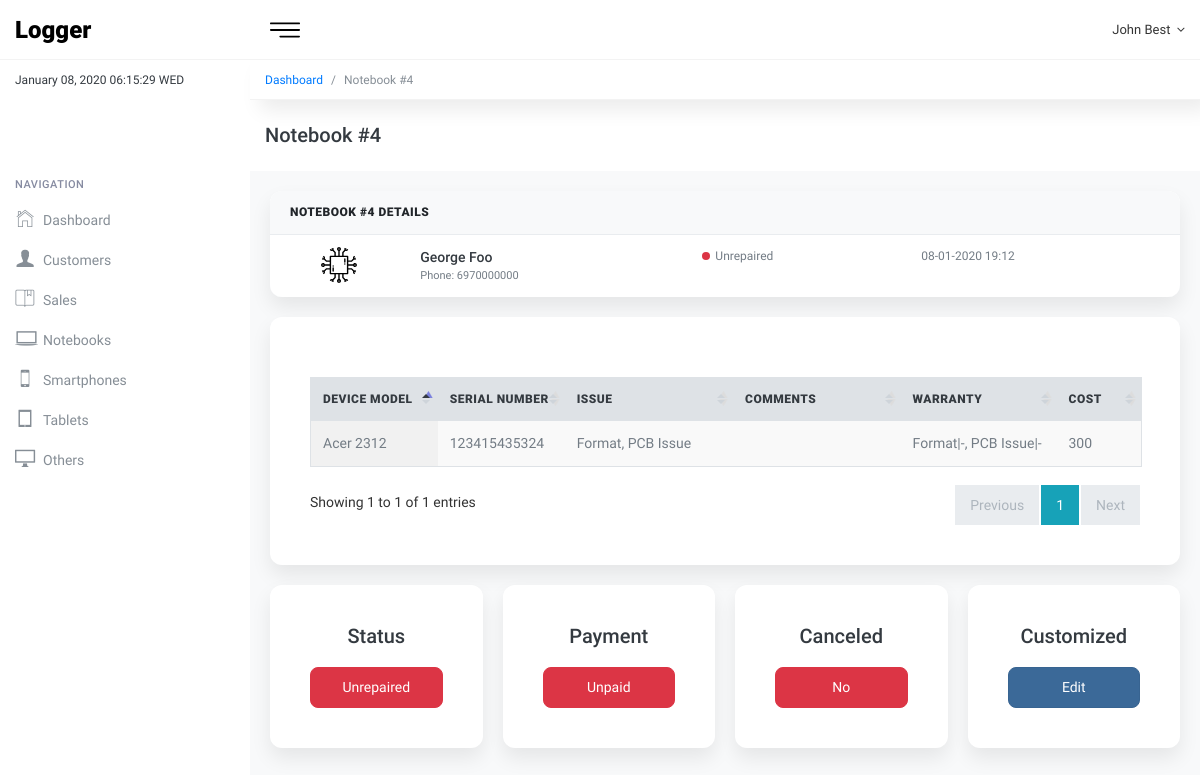
The page /logger/Notebook/4/ (signed in) on the database its author committed.
### logger/models.py (models this page shows, shortened)
class User(AbstractUser):
    is_staff = models.BooleanField(default=False)
    is_customer = models.BooleanField(default=False)
    def __str__(self):
        return str(self.username)

class Customer(models.Model):
    account = models.OneToOneField(User, null = True, on_delete=models.CASCADE)
    first_name = models.CharField(max_length=30, null=True)
    last_name = models.CharField(max_length=30, null=True)
    e_mail = models.EmailField(null=True)
    created_at = models.DateTimeField(auto_now_add=True)
    type = (('B2B', 'B2B'), ('Retail', 'Retail'),)
    customer_type = models.CharField(max_length=15, choices=type, null=True)
    telephone = models.CharField(max_length=10, null=True)
    vat_id = models.CharField(max_length=30, null=True)
    address = models.CharField(max_length=20,null=True)
    balance = models.PositiveIntegerField(default=0, null=True)

class Product(models.Model):
    customer = models.ForeignKey(Customer,related_name='products',on_delete=models.CASCADE)
    created_at = models.DateTimeField(auto_now_add=True)
    type = (('Notebook', 'Notebook'), ('Smartphone', 'Smartphone'),('Tablet', 'Tablet'),('Other', 'Other'),)
    product_type =  models.CharField(max_length=20, choices=type, null=True)
    device_model = models.CharField(max_length=40, null=True)
    serial_number = models.CharField(max_length=40,null=True)
    issue = models.ManyToManyField(Repair)
    damage_description = models.CharField(max_length=100,null=True)
    comment = models.CharField(max_length=100,null=True)
    cost = models.PositiveIntegerField(default=0, null=True)
    repaired = models.BooleanField(default=False)
    payed = models.BooleanField(default=False)
    canceled = models.BooleanField(default=False)
    def Repairs(self):
        return ', '.join([ (repair.name) for repair in self.issue.all() ])
    def Warranty(self):
        return ', '.join([ str(repair.name)+'|'+str(repair.warranty) for repair in self.issue.all() ])

class Repair(models.Model):
    name = models.CharField(max_length=40, null=True)
    warranty = models.CharField(max_length=20, null=True)

### logger/views.py (the view)
# urls.py: path('<slug:type>/<int:pk>/',views.ProductDetailView.as_view(), name='product-detail'),
@method_decorator(login_required,name='dispatch')
class ProductDetailView(DetailView):
    template_name = 'logger/object_detail.html'
    def get_queryset(self):
        user = User.objects.get(username=self.request.user)
        customer = Customer.objects.get(account=user)
        return Product.objects.filter(id=self.kwargs['pk'],product_type=self.kwargs['type'])
    def get_context_data(self, **kwargs):
        context = super().get_context_data(**kwargs)
        context['type'] = self.kwargs['type']
        return context

### logger/templates/logger/object_detail.html (shortened to what this page needs)
{% extends 'logger/base.html' %}
{%block body %}
   {% load static %}
    <div class="kt-breadcrumb">
      <nav class="breadcrumb">
        <a class="breadcrumb-item" href="index.html">Dashboard</a>
        <span class="breadcrumb-item active">{{type}} #{{object.id}}</span>
      </nav>
    </div>
    <div class="kt-mainpanel">
      <div class="kt-pagetitle">
        <h5>{{type}} #{{object.id}}</h5>
      </div>
      <div class="kt-pagebody">
        <div class="row row-sm">
            <div class="col-lg-12">
              <div class="card bd-gray-300">
                <div class="card-header bg-gray-100 pd-y-15 pd-x-20">
                  <h6 class="card-title tx-uppercase tx-12 mg-b-0">{{type}} #{{object.id}} Details</h6>
                </div>
                <div class="table-responsive">
                  <table class="table table-white mg-b-0 tx-12">
                    <tbody>
                      <tr>
                        <td class="pd-l-20 tx-center">
                          <img src="{% static 'logger/img/conn.svg' %}" class="wd-36 rounded-circle" alt="Image">
                        </td>
                        <td>
                          <a href="" class="tx-inverse tx-14 tx-medium d-block">{{object.customer.first_name}} {{object.customer.last_name}}</a>
                          <span class="tx-11 d-block">Phone: {{object.customer.telephone}}</span>
                        </td>
                        <td class="tx-12">
                          {% if object.repaired is False %}
                          <span class="square-8 bg-danger mg-r-5 rounded-circle"></span>Unrepaired
                          {% endif %}
                        </td>
                        <td>{{object.created_at|date:"d-m-Y H:i"}}</td>
                      </tr>
                    </tbody>
                  </table>
                </div>
              </div>
            </div>
          </div>
          <div class="row row-sm mg-t-20">
              <div class="col-lg-12">
                <div class="card pd-20 pd-sm-40">
                  <div class="table-wrapper mg-t-20">
                    <table id="{{type}}" class="table display responsive nowrap">
                      <thead>
                        <tr>
                          <th class="wd-15p">Device Model</th>
                          <th class="wd-15p">Serial Number</th>
                          <th class="wd-20p">Issue</th>
                          <th class="wd-20p">Comments</th>
                          <th class="wd-15p">Warranty</th>
                          <th class="wd-10p">Cost</th>
                        </tr>
                      </thead>
                      <tbody>
                        <tr>
                          <td>{{object.device_model}}</td>
                          <td>{{object.serial_number}}</td>
                          <td>{{object.Repairs}}</td>
                          <td>{{object.comments}}</td>
                          <td>{{object.Warranty}}</td>
                          <td>{{object.cost}}</td>
                        </tr>
                      </tbody>
                    </table>
                  </div>
                </div>
            </div>
          </div>
          {% if request.user.is_staff %}
          <div class="row row-sm mg-t-20">
             <div class="col-sm-3">
               <div class="card pd-40 tx-center">
                 <h6 class="tx-md-20 tx-inverse mg-b-20">Status</h6>
                  {% if object.repaired is False %}
                  <a href="{% url 'logger:update-product-field' type object.id 'repaired' %}" class="btn btn-danger btn-block">Unrepaired</a>
                  {% endif %}
               </div>
             </div>
             <div class="col-sm-3 mg-t-20 mg-sm-t-0">
               <div class="card pd-40 tx-center">
                 <h6 class="tx-md-20 tx-inverse mg-b-20">Payment</h6>
                 {% if object.payed is False %}
                 <a href="{% url 'logger:update-product-field' type object.id 'payed' %}" class="btn btn-danger btn-block">Unpaid</a>
                 {% endif %}
               </div>
             </div>
             <div class="col-sm-3 mg-t-20 mg-sm-t-0">
               <div class="card pd-40 tx-center">
                 <h6 class="tx-md-20 tx-inverse mg-b-20">Canceled</h6>
                 {% if object.canceled is False %}
                 <a href="{% url 'logger:update-product-field' type object.id 'canceled' %}" class="btn btn-danger btn-block">No</a>
                 {% endif %}
               </div>
             </div>
             <div class="col-sm-3 mg-t-20 mg-sm-t-0">
               <div class="card pd-40 tx-center">
                 <h6 class="tx-md-20 tx-inverse mg-b-20">Customized</h6>
                 <a href="{% url 'logger:product-update' type object.id %}" class="btn btn-default btn-block">Edit</a>
               </div>
             </div>
           </div>
           {%endif%}
      </div>
    </div>
    {%endblock%}

### logger/templates/logger/base.html (shortened to what this page needs)
<!DOCTYPE html>
<html lang="en">
  <head>
     {% load static %}
    <link href="{% static 'logger/lib/font-awesome/css/font-awesome.css' %}" rel="stylesheet">
    <link href="{% static 'logger/lib/Ionicons/css/ionicons.css' %}" rel="stylesheet">
    <link href="{% static 'logger/lib/perfect-scrollbar/css/perfect-scrollbar.css' %}" rel="stylesheet">
    <link href="{% static 'logger/lib/highlightjs/github.css' %}" rel="stylesheet">
    <link href="{% static 'logger/lib/datatables/jquery.dataTables.css' %}" rel="stylesheet">
    <link href="{% static 'logger/lib/select2/css/select2.min.css' %}" rel="stylesheet">
    <link rel="stylesheet" href="{% static 'logger/css/magen-iot-admin.css' %}">
  </head>
  <body>
        <div class="kt-sideleft-header">
          <div class="kt-logo"><a href="/logger">Logger <small></small></a></div>
          <div id="ktDate" class="kt-date-today"></div>
        </div>
        <div class="kt-sideleft">
          <label class="kt-sidebar-label">Navigation</label>
          <ul class="nav kt-sideleft-menu">
            <li class="nav-item">
              <a href="/logger" class="nav-link">
                <i class="icon ion-ios-home-outline"></i>
                <span>Dashboard</span>
              </a>
            </li>
            {%if request.user.is_staff %}
            <li class="nav-item">
              <a href="/logger/Customers" class="nav-link">
                <i class="icon ion-person"></i>
                <span>Customers</span>
              </a>
            </li>
            <li class="nav-item">
              <a href="/logger/Sales" class="nav-link">
                <i class="icon ion-ios-bookmarks-outline"></i>
                <span>Sales</span>
              </a>
            </li>
            {% endif %}
            <li class="nav-item">
              <a href="/logger/Notebook" class="nav-link">
                <i class="icon ion-laptop"></i>
                <span>Notebooks</span>
              </a>
            </li>
            <li class="nav-item">
              <a href="/logger/Smartphone" class="nav-link">
                <i class="icon ion-iphone"></i>
                <span>Smartphones</span>
              </a>
            </li>
            <li class="nav-item">
              <a href="/logger/Tablet" class="nav-link">
                <i class="icon ion-ipad"></i>
                <span>Tablets</span>
              </a>
            </li>
            <li class="nav-item">
              <a href="/logger/Other" class="nav-link">
                <i class="icon ion-monitor"></i>
                <span>Others</span>
              </a>
            </li>
          </ul>
        </div>
        <div class="kt-headpanel">
          <div class="kt-headpanel-left">
            <a id="naviconMenu" href="" class="kt-navicon d-none d-lg-flex"><img src="{% static 'logger/img/menu.svg' %}" width="30"/></a>
          </div>
          <div class="kt-headpanel-right">
            <div class="dropdown dropdown-profile">
              <a href="" class="nav-link nav-link-profile" data-toggle="dropdown">
                <span class="logged-name"><span class="hidden-xs-down">{{request.user.customer.first_name}} {{request.user.customer.last_name}}</span> <i class="fa fa-angle-down mg-l-3"></i></span>
              </a>
            </div>
          </div>
        </div>
    {% block body %}
    {% endblock %}
  </body>
</html>

### rows shown on the page
User: user.customer.first_name "John", user.customer.last_name "Best"
Product: product_type "Notebook", id "4", product_type "NOTEBOOK", customer.first_name "George", customer.last_name "Foo", customer.telephone "6970000000", created_at "08-01-2020 19:12", device_model "Acer 2312", serial_number "123415435324", Repairs "Format, PCB Issue", Warranty "Format|-, PCB Issue|-", cost "300"
